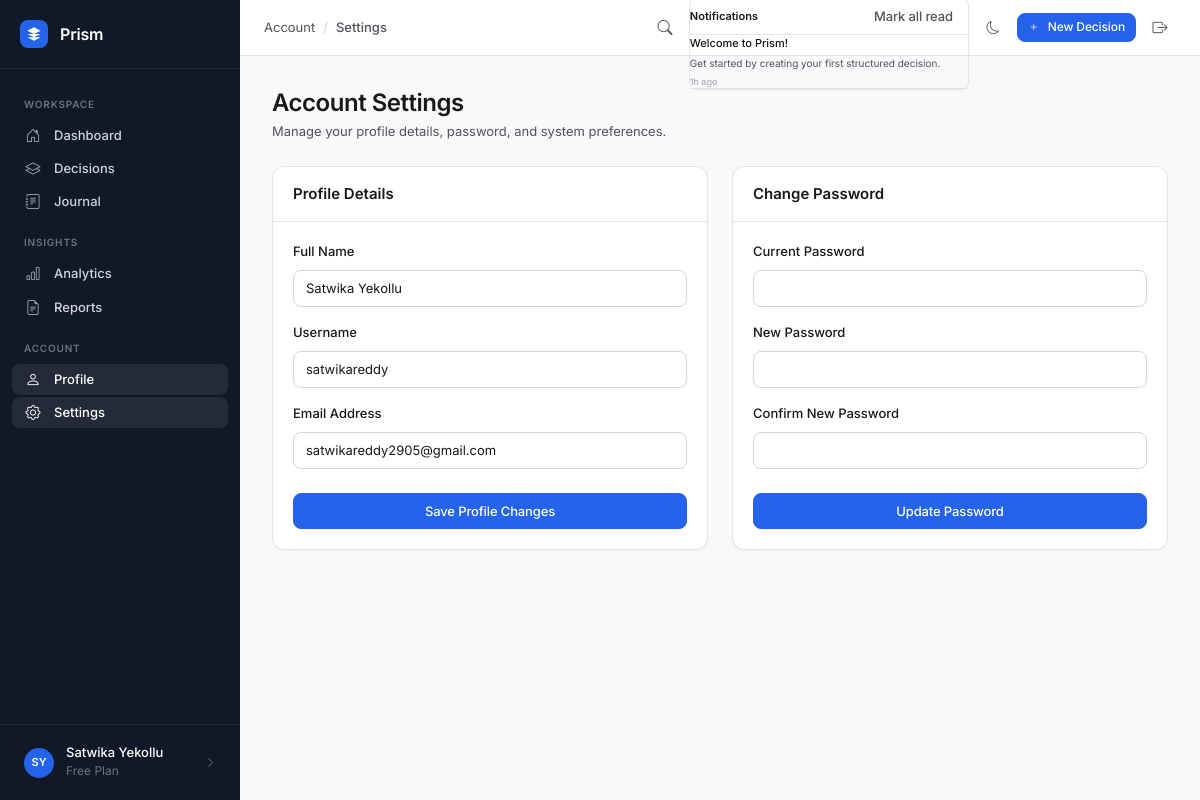
/profile/settings (signed in), run on the app's committed database.
### app/models/user.py (models this page shows, shortened)
class User(UserMixin, db.Model):
    __tablename__ = 'users'
    id = db.Column(db.Integer, primary_key=True)
    username = db.Column(db.String(80), unique=True, nullable=False, index=True)
    email = db.Column(db.String(120), unique=True, nullable=False, index=True)
    password_hash = db.Column(db.String(255), nullable=False)
    full_name = db.Column(db.String(120), nullable=True)
    avatar_url = db.Column(db.String(255), nullable=True)
    dark_mode = db.Column(db.Boolean, default=False, nullable=False)
    email_verified = db.Column(db.Boolean, default=False, nullable=False)
    created_at = db.Column(db.DateTime, default=datetime.utcnow, nullable=False)
    last_login = db.Column(db.DateTime, nullable=True)
    decisions = db.relationship('Decision', backref='owner', lazy='dynamic',
                                 cascade='all, delete-orphan')
    journal_entries = db.relationship('JournalEntry', backref='author', lazy='dynamic',
                                       cascade='all, delete-orphan')
    activity_logs = db.relationship('ActivityLog', backref='user', lazy='dynamic',
                                     cascade='all, delete-orphan')
    @property
    def display_name(self):
        return self.full_name or self.username
    @property
    def initials(self):
        name = self.full_name or self.username
        parts = name.strip().split()
        if len(parts) >= 2:
            return (parts[0][0] + parts[-1][0]).upper()
        return name[:2].upper() if len(name) >= 2 else name[0].upper()

### app/models/notification.py (models this page shows, shortened)
class Notification(db.Model):
    __tablename__ = 'notifications'
    id = db.Column(db.Integer, primary_key=True)
    user_id = db.Column(db.Integer, db.ForeignKey('users.id', ondelete='CASCADE'), nullable=False, index=True)
    title = db.Column(db.String(255), nullable=False)
    message = db.Column(db.Text, nullable=False)
    link = db.Column(db.String(255), nullable=True)
    is_read = db.Column(db.Boolean, default=False, nullable=False)
    created_at = db.Column(db.DateTime, default=datetime.utcnow, nullable=False)
    user = db.relationship('User', backref=db.backref('notifications', lazy='dynamic', cascade='all, delete-orphan'))

### app/blueprints/profile/routes.py (the view, shortened to what this page needs)
@profile_bp.route('/settings', methods=['GET', 'POST'])
@login_required
def settings():
    profile_form = ProfileForm(obj=current_user)
    password_form = PasswordForm()
    return render_template('profile/settings.html',
                           profile_form=profile_form,
                           password_form=password_form)

### app/blueprints/profile/forms.py (shortened to what this page needs)
class ProfileForm(FlaskForm):
    full_name = StringField('Full Name', validators=[DataRequired(), Length(2, 120)])
    username = StringField('Username', validators=[DataRequired(), Length(3, 80)])
    email = StringField('Email', validators=[DataRequired(), Email(), Length(max=120)])
    submit = SubmitField('Save Profile')

class PasswordForm(FlaskForm):
    current_password = PasswordField('Current Password', validators=[DataRequired()])
    new_password = PasswordField('New Password', validators=[
        DataRequired(), Length(min=8, message='Password must be at least 8 characters.')
    ])
    confirm_password = PasswordField('Confirm New Password', validators=[
        DataRequired(), EqualTo('new_password', message='Passwords must match.')
    ])
    submit = SubmitField('Update Password')

### app/models/user.py (called while the page is built)
@login_manager.user_loader
def load_user(user_id):
    return db.session.get(User, int(user_id))

### app/templates/profile/settings.html (shortened to what this page needs)
{% extends "base.html" %}
{% block breadcrumb %}
<a href="{{ url_for('profile.index') }}">Account</a>
<span class="separator">/</span>
<span class="font-medium text-text">Settings</span>
{% endblock %}
{% block content %}
<div class="page-header mb-6">
  <h1 class="page-title">Account Settings</h1>
  <p class="page-subtitle">Manage your profile details, password, and system preferences.</p>
</div>
<div class="grid grid-cols-1 lg:grid-cols-2 gap-6" style="display: grid; grid-template-columns: repeat(auto-fit, minmax(320px, 1fr)); gap: 1.5rem;">
  <div class="card">
    <div class="card-header"><div class="card-title">Profile Details</div></div>
    <div class="card-body">
      <form method="POST" action="{{ url_for('profile.settings') }}" novalidate>
        <div class="form-group">
          <label class="form-label" for="full_name">Full Name</label>
          {{ profile_form.full_name(class="form-control" + (" is-invalid" if profile_form.full_name.errors else ""), id="full_name") }}
        </div>
        <div class="form-group">
          <label class="form-label" for="username">Username</label>
          {{ profile_form.username(class="form-control" + (" is-invalid" if profile_form.username.errors else ""), id="username") }}
        </div>
        <div class="form-group">
          <label class="form-label" for="email">Email Address</label>
          {{ profile_form.email(class="form-control" + (" is-invalid" if profile_form.email.errors else ""), id="email") }}
        </div>
        <button type="submit" class="btn btn-primary w-full mt-2">Save Profile Changes</button>
      </form>
    </div>
  </div>
  <div class="card">
    <div class="card-header"><div class="card-title">Change Password</div></div>
    <div class="card-body">
      <form method="POST" action="{{ url_for('profile.settings') }}" novalidate>
        <div class="form-group">
          <label class="form-label" for="current_password">Current Password</label>
          {{ password_form.current_password(class="form-control" + (" is-invalid" if password_form.current_password.errors else ""), id="current_password") }}
        </div>
        <div class="form-group">
          <label class="form-label" for="new_password">New Password</label>
          {{ password_form.new_password(class="form-control" + (" is-invalid" if password_form.new_password.errors else ""), id="new_password") }}
        </div>
        <div class="form-group">
          <label class="form-label" for="confirm_password">Confirm New Password</label>
          {{ password_form.confirm_password(class="form-control" + (" is-invalid" if password_form.confirm_password.errors else ""), id="confirm_password") }}
        </div>
        <button type="submit" class="btn btn-primary w-full mt-2">Update Password</button>
      </form>
    </div>
  </div>
</div>
{% endblock %}

### app/templates/base.html (shortened to what this page needs)
<!DOCTYPE html>
<html lang="en" {% if current_user.is_authenticated and current_user.dark_mode %}data-theme="dark"{% endif %}>
<head>
  <link rel="stylesheet" href="https://cdn.jsdelivr.net/npm/bootstrap-icons@1.11.3/font/bootstrap-icons.min.css" />
  <link rel="stylesheet" href="{{ url_for('static', filename='css/main.css') }}" />
</head>
<body>
  <div class="app-wrapper">
    <aside class="sidebar" id="sidebar" role="navigation" aria-label="Main navigation">
      <div class="sidebar-header">
        <a href="{{ url_for('dashboard.index') }}" class="sidebar-logo" aria-label="Prism home">
          <svg viewBox="0 0 24 24" xmlns="http://www.w3.org/2000/svg">
            <path d="M12 2L2 7l10 5 10-5-10-5zM2 17l10 5 10-5M2 12l10 5 10-5"/>
          </svg>
        </a>
        <span class="sidebar-brand">Prism</span>
      </div>
      <nav class="sidebar-nav">
        <div class="nav-section-label">Workspace</div>
        <a href="{{ url_for('dashboard.index') }}"
           class="nav-item {% if request.endpoint == 'dashboard.index' %}active{% endif %}"
           id="nav-dashboard">
          <i class="bi bi-house-door"></i>
          Dashboard
        </a>
        <a href="{{ url_for('decisions.index') }}"
           class="nav-item {% if request.blueprint == 'decisions' %}active{% endif %}"
           id="nav-decisions">
          <i class="bi bi-layers"></i>
          Decisions
        </a>
        <a href="{{ url_for('journal.index') }}"
           class="nav-item {% if request.blueprint == 'journal' %}active{% endif %}"
           id="nav-journal">
          <i class="bi bi-journal-text"></i>
          Journal
        </a>
        <div class="nav-section-label">Insights</div>
        <a href="{{ url_for('analytics.index') }}"
           class="nav-item {% if request.blueprint == 'analytics' %}active{% endif %}"
           id="nav-analytics">
          <i class="bi bi-bar-chart"></i>
          Analytics
        </a>
        <a href="{{ url_for('reports.index') }}"
           class="nav-item {% if request.blueprint == 'reports' %}active{% endif %}"
           id="nav-reports">
          <i class="bi bi-file-earmark-text"></i>
          Reports
        </a>
        <div class="nav-section-label">Account</div>
        <a href="{{ url_for('profile.index') }}"
           class="nav-item {% if request.blueprint == 'profile' %}active{% endif %}"
           id="nav-profile">
          <i class="bi bi-person"></i>
          Profile
        </a>
        <a href="{{ url_for('profile.settings') }}"
           class="nav-item {% if request.endpoint == 'profile.settings' %}active{% endif %}"
           id="nav-settings">
          <i class="bi bi-gear"></i>
          Settings
        </a>
      </nav>
      <div class="sidebar-footer">
        <a href="{{ url_for('profile.index') }}" class="sidebar-user" id="sidebar-user-link">
          <div class="sidebar-avatar">
            {{ current_user.initials if current_user.is_authenticated else 'PR' }}
          </div>
          <div class="sidebar-user-info">
            <div class="sidebar-user-name">
              {{ current_user.display_name if current_user.is_authenticated else 'Guest' }}
            </div>
            <div class="sidebar-user-role">Free Plan</div>
          </div>
          <i class="bi bi-chevron-right" style="color:var(--sidebar-text-muted);font-size:11px;margin-left:auto"></i>
        </a>
      </div>
    </aside>
    <div class="main-content">
      <header class="topbar">
        <div class="topbar-breadcrumb">
          {% block breadcrumb %}{% endblock %}
        </div>
        <div class="flex items-center gap-2" style="margin-left:auto">
          <a href="{{ url_for('search.index') }}"
             class="btn btn-ghost btn-icon"
             title="Search (Ctrl+K)"
             id="topbar-search-btn"
             aria-label="Search">
            <i class="bi bi-search" style="font-size:15px"></i>
          </a>
          {% if current_user.is_authenticated %}
          <div class="dropdown" id="notifications-dropdown-wrapper">
            <ul class="dropdown-menu dropdown-menu-end shadow-md border p-0" aria-labelledby="notificationsBtn" style="border-radius: var(--radius-md); width: 280px; font-size: 11px;">
              <li class="p-2 border-bottom flex justify-between items-center bg-surface-2" style="background: var(--color-surface-hover); display: flex; justify-content: space-between; align-items: center;">
                <span class="font-semibold text-text">Notifications</span>
                {% if unread_count and unread_count > 0 %}
                  <button onclick="markAllNotificationsRead(event)" class="btn btn-ghost text-xs text-primary p-0 m-0 border-0" style="background:none; cursor: pointer;">Mark all read</button>
                {% endif %}
              </li>
              <div id="notifications-list-container" style="max-height: 250px; overflow-y: auto;">
                {% if unread_notifications %}
                  {% for notif in unread_notifications %}
                    <li class="p-2 border-bottom hover-bg-surface-2" style="cursor: pointer; list-style-type: none;" onclick="markNotificationRead({{ notif.id }}, '{{ notif.link or '' }}')">
                      <div class="font-semibold text-text" style="font-weight: 500;">{{ notif.title }}</div>
                      <div class="text-secondary mt-1" style="font-size: 10px;">{{ notif.message }}</div>
                      <div class="text-muted mt-1" style="font-size: 9px;">{{ notif.created_at|timeago }}</div>
                    </li>
                  {% endfor %}
                {% else %}
                  <li class="p-3 text-center text-muted" style="list-style-type: none;">No new notifications</li>
                {% endif %}
              </div>
            </ul>
          </div>
          {% endif %}
          <button id="dark-mode-toggle"
                  class="btn btn-ghost btn-icon"
                  aria-label="Toggle dark mode"
                  title="Toggle dark mode">
            <i class="bi {% if current_user.is_authenticated and current_user.dark_mode %}bi-sun{% else %}bi-moon{% endif %}"></i>
          </button>
          <a href="{{ url_for('decisions.new_decision') }}"
             class="btn btn-primary btn-sm"
             id="topbar-new-decision">
            <i class="bi bi-plus"></i>
            New Decision
          </a>
          <form action="{{ url_for('auth.logout') }}" method="POST" style="margin:0">
            <button type="submit" class="btn btn-ghost btn-icon"
                    aria-label="Sign out" title="Sign out">
              <i class="bi bi-box-arrow-right" style="font-size:15px"></i>
            </button>
          </form>
        </div>
      </header>
      <main class="page-content" id="main-content">
        {% block content %}{% endblock %}
      </main>
    </div>
  </div>
</body>
</html>

### data on the page
User: full_name "SY", full_name "Satwika Yekollu", username "satwikareddy", email "satwikareddy2905@gmail.com"
Notification: title "Welcome to Prism!", message "Get started by creating your first structured decision.", created_at "1h ago"
